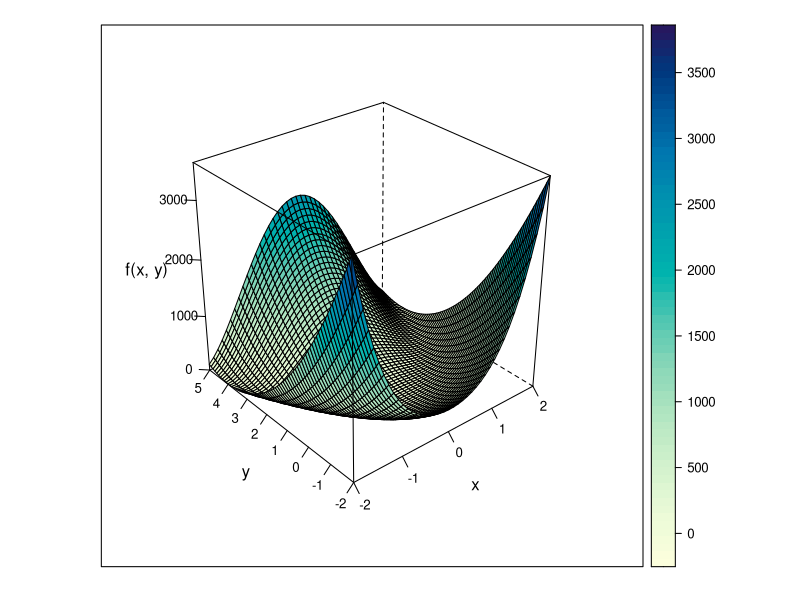

Generate this figure with R:
# program spuRs/resources/scripts/Rosenbrock.r

Rosenbrock <- function(x) {
  g <- (1 - x[1])^2 + 100*(x[2] - x[1]^2)^2
  g1 <- -2*(1 - x[1]) - 400*(x[2] - x[1]^2)*x[1]
  g2 <- 200*(x[2] - x[1]^2)
  g11 <- 2 - 400*x[2] + 1200*x[1]^2
  g12 <- -400*x[1]
  g22 <- 200
  return(list(g, c(g1, g2), matrix(c(g11, g12, g12, g22), 2, 2)))
}

x <- seq(-2, 2, .1)
y <- seq(-2, 5, .1)
xyz <- data.frame(matrix(0, length(x)*length(y), 3))
names(xyz) <- c('x', 'y', 'z')
n <- 0
for (i in 1:length(x)) {
  for (j in 1:length(y)) {
    n <- n + 1
    xyz[n,] <- c(x[i], y[j], Rosenbrock(c(x[i], y[j]))[[1]])
  }
}
library(lattice)
print(wireframe(z ~ x*y, data = xyz, scales = list(arrows = FALSE),
  zlab = 'f(x, y)', drape = T))

MyRosenbrock<-function(x){
  return (1*Rosenbrock(x)[[1]])
}
